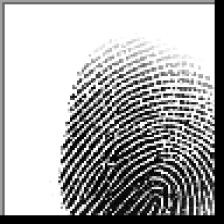
#> input picture sample_fingerprint.jpg, 224 x 224 px, found by its file name
$ python preprocess.py
#> lines starting #> are read from the running program, lines starting #| are printed output that depends on the picture
import cv2
import numpy as np


def preprocess_image(image_path):
#> called with image_path = 'sample_fingerprint.jpg'
    image = cv2.imread(image_path)
#> image is the input picture: shape (224, 224, 3); min 0, max 255, mean 169.5

    if image is None:
        print("Could not load image:", image_path)
        return None

    # 1. Convert to grayscale
    gray = cv2.cvtColor(image, cv2.COLOR_BGR2GRAY)

    # 2. Resize
    resized = cv2.resize(
        gray,
        (128, 128),
        interpolation=cv2.INTER_AREA
    )
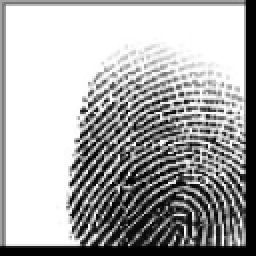
#> resized: shape (128, 128) (shown 2 times larger); min 0, max 255, mean 169.5

    # 3. Normalize pixel values
    normalized = resized / 255.0

    return normalized


# Test our function
image_path = "sample_fingerprint.jpg"

processed = preprocess_image(image_path)

if processed is not None:
    print("Original image loaded successfully!")
    print("Processed shape:", processed.shape)
#| Processed shape: (128, 128)
    print("Minimum pixel value:", processed.min())
#| Minimum pixel value: 0.0
    print("Maximum pixel value:", processed.max())
#| Maximum pixel value: 1.0
